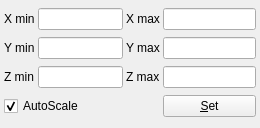
<ui version="4.0" stdsetdef="1" >
  <author></author>
  <comment></comment>
  <exportmacro></exportmacro>
  <class>TGo4SetScaleValues</class>
  <widget class="QWidget" name="TGo4SetScaleValues" >
    <property name="geometry" >
      <rect>
        <x>0</x>
        <y>0</y>
        <width>260</width>
        <height>128</height>
      </rect>
    </property>
    <property name="windowTitle" >
      <string>Set Scale Values</string>
    </property>
    <property name="windowIcon" >
      <pixmap>:/icons/go4logo2_big.png</pixmap>
    </property>
    <layout class="QGridLayout" >
      <property name="margin" >
        <number>4</number>
      </property>
      <property name="spacing" >
        <number>3</number>
      </property>
      <item row="0" column="4" >
        <widget class="QLineEdit" name="XmaxV" />
      </item>
      <item row="0" column="0" >
        <widget class="QLabel" name="textLabel1" >
          <property name="text" >
            <string>X min</string>
          </property>
          <property name="wordWrap" >
            <bool>false</bool>
          </property>
        </widget>
      </item>
      <item row="1" column="4" >
        <widget class="QLineEdit" name="YmaxV" />
      </item>
      <item rowspan="1" row="0" column="1" colspan="2" >
        <widget class="QLineEdit" name="XminV" >
          <property name="minimumSize" >
            <size>
              <width>0</width>
              <height>0</height>
            </size>
          </property>
        </widget>
      </item>
      <item row="2" column="3" >
        <widget class="QLabel" name="textLabel1_2_2_2" >
          <property name="text" >
            <string>Z max</string>
          </property>
          <property name="wordWrap" >
            <bool>false</bool>
          </property>
        </widget>
      </item>
      <item row="2" column="0" >
        <widget class="QLabel" name="textLabel1_2_3" >
          <property name="text" >
            <string>Z min</string>
          </property>
          <property name="wordWrap" >
            <bool>false</bool>
          </property>
        </widget>
      </item>
      <item row="1" column="0" >
        <widget class="QLabel" name="textLabel1_2" >
          <property name="text" >
            <string>Y min</string>
          </property>
          <property name="wordWrap" >
            <bool>false</bool>
          </property>
        </widget>
      </item>
      <item rowspan="1" row="1" column="1" colspan="2" >
        <widget class="QLineEdit" name="YminV" />
      </item>
      <item rowspan="1" row="2" column="1" colspan="2" >
        <widget class="QLineEdit" name="ZminV" />
      </item>
      <item row="2" column="4" >
        <widget class="QLineEdit" name="ZmaxV" />
      </item>
      <item rowspan="1" row="3" column="0" colspan="2" >
        <widget class="QCheckBox" name="AutoScaleButton" >
          <property name="text" >
            <string>AutoScale</string>
          </property>
          <property name="checked" >
            <bool>true</bool>
          </property>
          <property name="toolTip" stdset="0" >
            <string/>
          </property>
        </widget>
      </item>
      <item rowspan="1" row="3" column="2" colspan="2" >
        <spacer name="spacer2" >
          <property name="sizeHint" >
            <size>
              <width>20</width>
              <height>20</height>
            </size>
          </property>
          <property name="sizeType" >
            <enum>QSizePolicy::Expanding</enum>
          </property>
          <property name="orientation" >
            <enum>Qt::Horizontal</enum>
          </property>
        </spacer>
      </item>
      <item row="3" column="4" >
        <widget class="QPushButton" name="SetButton" >
          <property name="text" >
            <string>&amp;Set</string>
          </property>
          <property name="shortcut" >
            <string>Alt+S</string>
          </property>
        </widget>
      </item>
      <item row="0" column="3" >
        <widget class="QLabel" name="textLabel1_4" >
          <property name="text" >
            <string>X max</string>
          </property>
          <property name="wordWrap" >
            <bool>false</bool>
          </property>
        </widget>
      </item>
      <item row="1" column="3" >
        <widget class="QLabel" name="textLabel1_2_2" >
          <property name="text" >
            <string>Y max</string>
          </property>
          <property name="wordWrap" >
            <bool>false</bool>
          </property>
        </widget>
      </item>
    </layout>
  </widget>
  <layoutdefault spacing="6" margin="11" />
  <pixmapfunction>qPixmapFromMimeSource</pixmapfunction>
  <tabstops>
    <tabstop>XminV</tabstop>
    <tabstop>XmaxV</tabstop>
    <tabstop>YminV</tabstop>
    <tabstop>YmaxV</tabstop>
    <tabstop>ZminV</tabstop>
    <tabstop>ZmaxV</tabstop>
    <tabstop>SetButton</tabstop>
  </tabstops>
  <connections>
    <connection>
      <sender>AutoScaleButton</sender>
      <signal>toggled(bool)</signal>
      <receiver>TGo4SetScaleValues</receiver>
      <slot>AutoscaleChanged(bool)</slot>
    </connection>
    <connection>
      <sender>SetButton</sender>
      <signal>clicked()</signal>
      <receiver>TGo4SetScaleValues</receiver>
      <slot>ApplyValues()</slot>
    </connection>
    <connection>
      <sender>XminV</sender>
      <signal>returnPressed()</signal>
      <receiver>TGo4SetScaleValues</receiver>
      <slot>ApplyValues()</slot>
    </connection>
    <connection>
      <sender>XmaxV</sender>
      <signal>returnPressed()</signal>
      <receiver>TGo4SetScaleValues</receiver>
      <slot>ApplyValues()</slot>
    </connection>
    <connection>
      <sender>YminV</sender>
      <signal>returnPressed()</signal>
      <receiver>TGo4SetScaleValues</receiver>
      <slot>ApplyValues()</slot>
    </connection>
    <connection>
      <sender>YmaxV</sender>
      <signal>returnPressed()</signal>
      <receiver>TGo4SetScaleValues</receiver>
      <slot>ApplyValues()</slot>
    </connection>
    <connection>
      <sender>ZminV</sender>
      <signal>returnPressed()</signal>
      <receiver>TGo4SetScaleValues</receiver>
      <slot>ApplyValues()</slot>
    </connection>
    <connection>
      <sender>ZmaxV</sender>
      <signal>returnPressed()</signal>
      <receiver>TGo4SetScaleValues</receiver>
      <slot>ApplyValues()</slot>
    </connection>
  </connections>
</ui>
